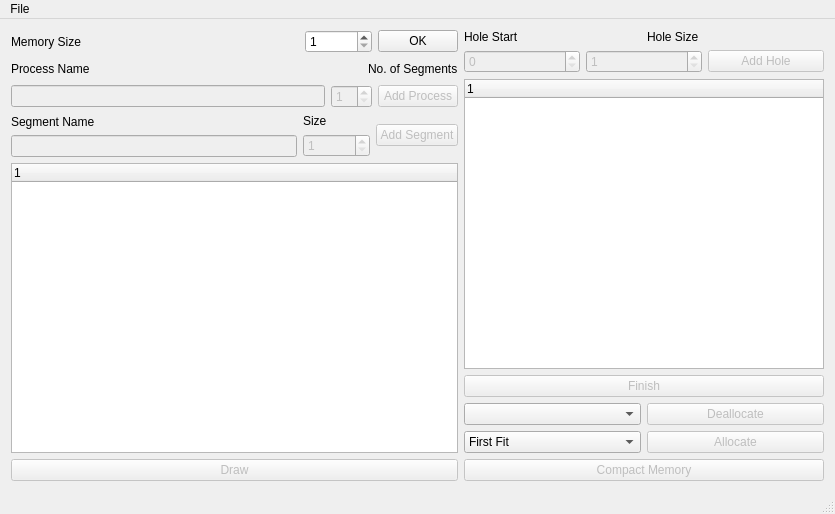
<?xml version="1.0" encoding="UTF-8"?>
<ui version="4.0">
 <class>MainWindow</class>
 <widget class="QMainWindow" name="MainWindow">
  <property name="geometry">
   <rect>
    <x>0</x>
    <y>0</y>
    <width>835</width>
    <height>514</height>
   </rect>
  </property>
  <property name="windowTitle">
   <string>Memory Allocation Simulator</string>
  </property>
  <widget class="QWidget" name="centralWidget">
   <layout class="QGridLayout" name="gridLayout">
    <item row="0" column="0">
     <layout class="QHBoxLayout" name="horizontalLayout">
      <item>
       <widget class="QLabel" name="label">
        <property name="text">
         <string>Memory Size</string>
        </property>
       </widget>
      </item>
      <item>
       <spacer name="horizontalSpacer_2">
        <property name="orientation">
         <enum>Qt::Horizontal</enum>
        </property>
        <property name="sizeHint" stdset="0">
         <size>
          <width>40</width>
          <height>20</height>
         </size>
        </property>
       </spacer>
      </item>
      <item>
       <widget class="QSpinBox" name="memSize">
        <property name="minimum">
         <number>1</number>
        </property>
        <property name="maximum">
         <number>9999999</number>
        </property>
       </widget>
      </item>
     </layout>
    </item>
    <item row="0" column="1">
     <widget class="QPushButton" name="pushButton">
      <property name="text">
       <string>OK</string>
      </property>
     </widget>
    </item>
    <item row="0" column="2" rowspan="2">
     <layout class="QVBoxLayout" name="verticalLayout_7">
      <item>
       <layout class="QVBoxLayout" name="verticalLayout_2">
        <item>
         <layout class="QHBoxLayout" name="horizontalLayout_4">
          <item>
           <layout class="QVBoxLayout" name="verticalLayout">
            <item>
             <layout class="QHBoxLayout" name="horizontalLayout_2">
              <item>
               <widget class="QLabel" name="label_3">
                <property name="text">
                 <string>Hole Start</string>
                </property>
               </widget>
              </item>
              <item>
               <widget class="QLabel" name="label_2">
                <property name="text">
                 <string>Hole Size</string>
                </property>
               </widget>
              </item>
             </layout>
            </item>
            <item>
             <layout class="QHBoxLayout" name="horizontalLayout_3">
              <item>
               <widget class="QSpinBox" name="holeStart">
                <property name="enabled">
                 <bool>false</bool>
                </property>
                <property name="maximum">
                 <number>9999999</number>
                </property>
               </widget>
              </item>
              <item>
               <widget class="QSpinBox" name="holeSize">
                <property name="enabled">
                 <bool>false</bool>
                </property>
                <property name="minimum">
                 <number>1</number>
                </property>
                <property name="maximum">
                 <number>9999999</number>
                </property>
               </widget>
              </item>
              <item>
               <widget class="QPushButton" name="add_hole">
                <property name="enabled">
                 <bool>false</bool>
                </property>
                <property name="text">
                 <string>Add Hole</string>
                </property>
               </widget>
              </item>
             </layout>
            </item>
           </layout>
          </item>
         </layout>
        </item>
        <item>
         <widget class="QTreeWidget" name="holeList">
          <column>
           <property name="text">
            <string notr="true">1</string>
           </property>
          </column>
         </widget>
        </item>
        <item>
         <widget class="QPushButton" name="finishHoles">
          <property name="enabled">
           <bool>false</bool>
          </property>
          <property name="text">
           <string>Finish</string>
          </property>
         </widget>
        </item>
       </layout>
      </item>
      <item>
       <layout class="QHBoxLayout" name="horizontalLayout_10">
        <item>
         <widget class="QComboBox" name="processes"/>
        </item>
        <item>
         <widget class="QPushButton" name="deallocate">
          <property name="enabled">
           <bool>false</bool>
          </property>
          <property name="text">
           <string>Deallocate</string>
          </property>
         </widget>
        </item>
       </layout>
      </item>
      <item>
       <layout class="QHBoxLayout" name="horizontalLayout_11">
        <item>
         <widget class="QComboBox" name="processes_2">
          <item>
           <property name="text">
            <string>First Fit</string>
           </property>
          </item>
          <item>
           <property name="text">
            <string>Best Fit</string>
           </property>
          </item>
          <item>
           <property name="text">
            <string>Worst Fit</string>
           </property>
          </item>
         </widget>
        </item>
        <item>
         <widget class="QPushButton" name="allocate">
          <property name="enabled">
           <bool>false</bool>
          </property>
          <property name="text">
           <string>Allocate</string>
          </property>
         </widget>
        </item>
       </layout>
      </item>
      <item>
       <widget class="QPushButton" name="CompactMemory">
        <property name="enabled">
         <bool>false</bool>
        </property>
        <property name="text">
         <string>Compact Memory</string>
        </property>
       </widget>
      </item>
     </layout>
    </item>
    <item row="1" column="0" colspan="2">
     <layout class="QVBoxLayout" name="verticalLayout_3">
      <item>
       <layout class="QVBoxLayout" name="verticalLayout_5">
        <item>
         <layout class="QHBoxLayout" name="horizontalLayout_8">
          <item>
           <widget class="QLabel" name="label_6">
            <property name="text">
             <string>Process Name</string>
            </property>
           </widget>
          </item>
          <item>
           <spacer name="horizontalSpacer">
            <property name="orientation">
             <enum>Qt::Horizontal</enum>
            </property>
            <property name="sizeHint" stdset="0">
             <size>
              <width>30</width>
              <height>20</height>
             </size>
            </property>
           </spacer>
          </item>
          <item>
           <widget class="QLabel" name="label_7">
            <property name="text">
             <string>No. of Segments</string>
            </property>
           </widget>
          </item>
         </layout>
        </item>
        <item>
         <layout class="QHBoxLayout" name="horizontalLayout_9">
          <item>
           <widget class="QLineEdit" name="processName">
            <property name="enabled">
             <bool>false</bool>
            </property>
           </widget>
          </item>
          <item>
           <widget class="QSpinBox" name="noSegments">
            <property name="enabled">
             <bool>false</bool>
            </property>
            <property name="minimum">
             <number>1</number>
            </property>
           </widget>
          </item>
          <item>
           <widget class="QPushButton" name="add_process">
            <property name="enabled">
             <bool>false</bool>
            </property>
            <property name="text">
             <string>Add Process</string>
            </property>
           </widget>
          </item>
         </layout>
        </item>
       </layout>
      </item>
      <item>
       <layout class="QHBoxLayout" name="horizontalLayout_5">
        <item>
         <layout class="QVBoxLayout" name="verticalLayout_6">
          <item>
           <widget class="QLabel" name="label_8">
            <property name="text">
             <string>Segment Name</string>
            </property>
           </widget>
          </item>
          <item>
           <widget class="QLineEdit" name="SegmentName">
            <property name="enabled">
             <bool>false</bool>
            </property>
           </widget>
          </item>
         </layout>
        </item>
        <item>
         <layout class="QVBoxLayout" name="verticalLayout_4">
          <item>
           <layout class="QHBoxLayout" name="horizontalLayout_6">
            <item>
             <widget class="QLabel" name="label_5">
              <property name="text">
               <string>Size</string>
              </property>
             </widget>
            </item>
           </layout>
          </item>
          <item>
           <layout class="QHBoxLayout" name="horizontalLayout_7">
            <item>
             <widget class="QSpinBox" name="segmentSize">
              <property name="enabled">
               <bool>false</bool>
              </property>
              <property name="minimum">
               <number>1</number>
              </property>
              <property name="maximum">
               <number>9999999</number>
              </property>
             </widget>
            </item>
           </layout>
          </item>
         </layout>
        </item>
        <item>
         <widget class="QPushButton" name="add_segment">
          <property name="enabled">
           <bool>false</bool>
          </property>
          <property name="text">
           <string>Add Segment</string>
          </property>
         </widget>
        </item>
       </layout>
      </item>
      <item>
       <widget class="QTreeWidget" name="processTree">
        <column>
         <property name="text">
          <string notr="true">1</string>
         </property>
        </column>
       </widget>
      </item>
      <item>
       <widget class="QPushButton" name="drawButton">
        <property name="enabled">
         <bool>false</bool>
        </property>
        <property name="text">
         <string>Draw</string>
        </property>
       </widget>
      </item>
     </layout>
    </item>
   </layout>
  </widget>
  <widget class="QMenuBar" name="menuBar">
   <property name="geometry">
    <rect>
     <x>0</x>
     <y>0</y>
     <width>835</width>
     <height>26</height>
    </rect>
   </property>
   <widget class="QMenu" name="menuFile">
    <property name="title">
     <string>File</string>
    </property>
    <addaction name="actionNew"/>
    <addaction name="separator"/>
    <addaction name="actionQuit"/>
   </widget>
   <addaction name="menuFile"/>
  </widget>
  <widget class="QStatusBar" name="statusBar"/>
  <action name="actionNew">
   <property name="text">
    <string>New</string>
   </property>
   <property name="shortcut">
    <string>Ctrl+N</string>
   </property>
  </action>
  <action name="actionQuit">
   <property name="text">
    <string>Quit</string>
   </property>
   <property name="shortcut">
    <string>Ctrl+Q</string>
   </property>
  </action>
 </widget>
 <layoutdefault spacing="6" margin="11"/>
 <resources/>
 <connections/>
</ui>
